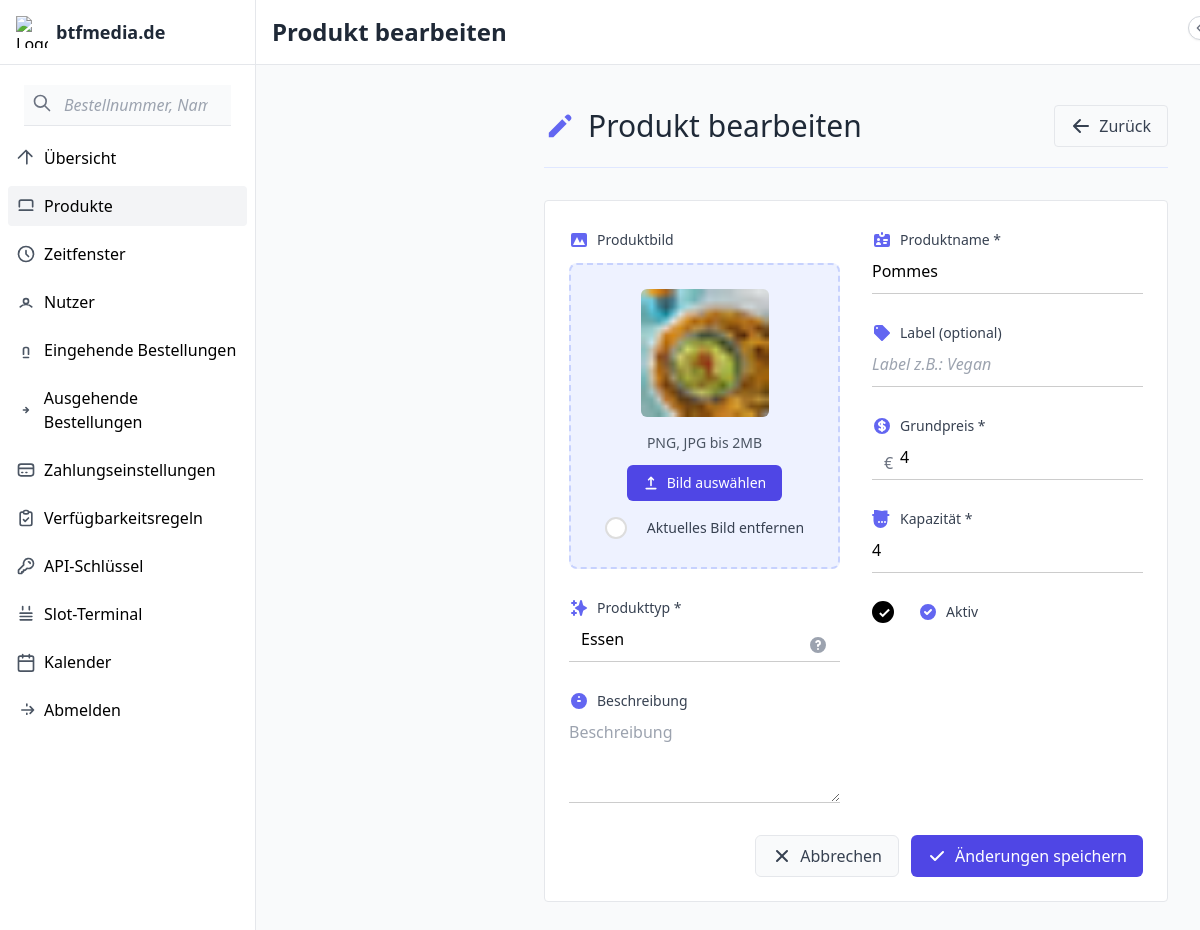
The page /admin/products/3/edit (signed in) on the database its author committed.
### tables this page shows
CREATE TABLE product_classes (
    id INTEGER PRIMARY KEY AUTOINCREMENT,
    name TEXT NOT NULL,
    description TEXT,
    base_price DECIMAL(10,2) NOT NULL,
    capacity INTEGER NOT NULL,
    image_url TEXT,
    label TEXT,
    product_type TEXT NOT NULL,
    active BOOLEAN NOT NULL DEFAULT 1,
    deleted BOOLEAN NOT NULL DEFAULT 0,
    created TIMESTAMP NOT NULL DEFAULT CURRENT_TIMESTAMP
, min_production_time INTEGER DEFAULT 0, min_preparation_time INTEGER DEFAULT 0, default_stock INTEGER DEFAULT 0);

### app.py (the view, shortened to what this page needs)
@app.route('/admin/products/<int:id>/edit', methods=['GET', 'POST'])
@login_required
def edit_product_class(id):
    if current_user.role != 'admin':
        return redirect(url_for('index'))
    conn = get_db_connection()
    product_class = conn.execute('SELECT * FROM product_classes WHERE id = ?', (id,)).fetchone()
    if not product_class:
        conn.close()
        flash('Product not found', 'error')
        return redirect(url_for('manage_products'))
    conn.close()
    return render_template('admin/edit_product_class.html', product_class=product_class)

### app.py (called while the page is built)
@app.before_request
def restrict_debug_routes():
    if request.endpoint in ['search'] and not current_user.is_authenticated:
        return redirect(url_for('login'))
    if request.endpoint == 'search' and current_user.role != 'admin':
        flash("Zugriff verweigert", 'error')
        return redirect(url_for('index'))

def get_db_connection():
    conn = sqlite3.connect(app.config['DATABASE'])
    conn.row_factory = sqlite3.Row
    return conn

@login_manager.user_loader
def load_user(user_id):
    return User.get(user_id)

def check_reminders():
    now = datetime.now()
    reminder_time = now + timedelta(minutes=15)
    reminder_time_str = reminder_time.strftime('%Y-%m-%d %H:%M')
    conn = get_db_connection()
    orders = conn.execute('''
        SELECT * FROM orders
        WHERE status NOT IN ('completed', 'cancelled')
        AND datetime(pickup_date || ' ' || pickup_time)
            BETWEEN datetime(?) AND datetime(?, '+1 minute')
        AND reminder_sent = 0
    ''', (reminder_time_str, reminder_time_str)).fetchall()
    for order in orders:
        send_pickup_reminder(order)
        conn.execute('UPDATE orders SET reminder_sent = 1 WHERE id = ?', (order['id'],))
    conn.commit()
    conn.close()

@app.before_request
def before_every_request():
    check_reminders()

    @staticmethod
    def get(user_id):
        conn = get_db_connection()
        user = conn.execute('SELECT * FROM users WHERE id = ?', (user_id,)).fetchone()
        conn.close()
        if user:
            return User(user['id'], user['username'], user['password'], user['role'])
        return None

### templates/admin/edit_product_class.html (shortened to what this page needs)
{% extends 'admin/base.html' %}
{% block header %}Produkt bearbeiten{% endblock %}
{% block content %}
<div class="container mx-auto px-4 py-6">
    <div class="flex flex-wrap items-center justify-between mb-8 border-b border-indigo-100 pb-5">
        <div class="flex items-center space-x-3">
            <svg xmlns="http://www.w3.org/2000/svg" class="h-8 w-8 text-indigo-500" viewBox="0 0 20 20" fill="currentColor">
                <path d="M13.586 3.586a2 2 0 112.828 2.828l-.793.793-2.828-2.828.793-.793zM11.379 5.793L3 14.172V17h2.828l8.38-8.379-2.83-2.828z" />
            </svg>
            <h1 class="text-3xl font-light text-gray-800">Produkt bearbeiten</h1>
        </div>
        <a href="{{ url_for('manage_products') }}" class="flex items-center bg-gray-50 hover:bg-gray-100 text-gray-700 px-4 py-2 rounded transition duration-150 border border-gray-200">
            <svg xmlns="http://www.w3.org/2000/svg" class="h-5 w-5 mr-2" viewBox="0 0 20 20" fill="currentColor">
                <path fill-rule="evenodd" d="M9.707 16.707a1 1 0 01-1.414 0l-6-6a1 1 0 010-1.414l6-6a1 1 0 011.414 1.414L5.414 9H17a1 1 0 110 2H5.414l4.293 4.293a1 1 0 010 1.414z" clip-rule="evenodd" />
            </svg>
            Zurück
        </a>
    </div>
    <div class="bg-white border border-gray-200 rounded overflow-hidden">
        <form method="post" enctype="multipart/form-data" class="p-6">
            <div class="grid grid-cols-1 md:grid-cols-2 gap-8">
                <div class="space-y-6">
                    <div>
                        <label class="block text-sm font-medium text-gray-700 mb-2 flex items-center">
                            <svg xmlns="http://www.w3.org/2000/svg" class="h-5 w-5 mr-2 text-indigo-500" viewBox="0 0 20 20" fill="currentColor">
                                <path fill-rule="evenodd" d="M4 3a2 2 0 00-2 2v10a2 2 0 002 2h12a2 2 0 002-2V5a2 2 0 00-2-2H4zm12 12H4l4-8 3 6 2-4 3 6z" clip-rule="evenodd" />
                            </svg>
                            Produktbild
                        </label>
                        <div class="border-2 border-dashed border-indigo-200 rounded-lg p-6 text-center bg-indigo-50 hover:bg-indigo-100 transition-colors">
                            {% if product_class.image_url %}
                            <div class="mb-4">
                                <img src="{{ url_for('static', filename=product_class.image_url) }}" alt="{{ product_class.name }}" class="h-32 mx-auto object-cover rounded-md">
                            </div>
                            {% endif %}
                            <p class="text-sm text-gray-600 mb-3">PNG, JPG bis 2MB</p>
                            <label for="image" class="cursor-pointer inline-flex items-center px-4 py-2 bg-indigo-600 text-white text-sm rounded-md hover:bg-indigo-700 transition">
                                Bild auswählen
                            </label>
                            {% if product_class.image_url %}
                            <div class="mt-3 flex items-center justify-center">
                                <input id="remove_image" name="remove_image" type="checkbox" class="h-4 w-4 text-indigo-600 border-gray-300 rounded focus:ring-indigo-500">
                                <label for="remove_image" class="ml-2 text-sm text-gray-700">Aktuelles Bild entfernen</label>
                            </div>
                            {% endif %}
                        </div>
                    </div>
                    <div>
                        <label for="product_type" class="block text-sm font-medium text-gray-700 mb-1 flex items-center">
                            Produkttyp *
                        </label>
                        <div class="relative">
                            <input type="text" id="product_type" name="product_type" value="{{ product_class.product_type }}" required
                                   class="block w-full rounded-md border-gray-300 pl-3 pr-10 focus:border-indigo-500 focus:ring-indigo-500"
                                   placeholder="z. B. Torte, E-Book, Beratung">
                            <div class="pointer-events-none absolute inset-y-0 right-0 flex items-center px-3 text-gray-400">
                            </div>
                        </div>
                    </div>
                    <div>
                        <label for="description" class="block text-sm font-medium text-gray-700 mb-1 flex items-center">
                            <svg xmlns="http://www.w3.org/2000/svg" class="h-5 w-5 mr-2 text-indigo-500" viewBox="0 0 20 20" fill="currentColor">
                                <path fill-rule="evenodd" d="M18 10a8 8 0 11-16 0 8 8 0 0116 0zm-7-4a1 1 0 11-2 0 1 1 0 012 0zM9 9a1 1 0 000 2h2a1 1 0 100-2H9z" clip-rule="evenodd" />
                            </svg>
                            Beschreibung
                        </label>
                        <textarea placeholder="Beschreibung" id="description" name="description" rows="3" class="block w-full rounded-md border-gray-300 focus:border-indigo-500 focus:ring-indigo-500">{{ product_class.description }}</textarea>
                    </div>
                </div>
                <div class="space-y-6">
                    <div>
                        <label for="name" class="block text-sm font-medium text-gray-700 mb-1 flex items-center">
                            Produktname *
                        </label>
                        <input placeholder="Name" type="text" id="name" name="name" value="{{ product_class.name }}" required class="block w-full rounded-md border-gray-300 focus:border-indigo-500 focus:ring-indigo-500">
                    </div>
                    <div>
                        <label for="label" class="block text-sm font-medium text-gray-700 mb-1 flex items-center">
                            Label (optional)
                        </label>
                        <input placeholder="Label z.B.: Vegan" type="text" id="label" name="label" value="{{ product_class.label }}" class="block w-full rounded-md border-gray-300 focus:border-indigo-500 focus:ring-indigo-500">
                    </div>
                    <div>
                        <label for="base_price" class="block text-sm font-medium text-gray-700 mb-1 flex items-center">
                            Grundpreis *
                        </label>
                        <div class="relative">
                            <span class="absolute inset-y-0 left-0 pl-3 flex items-center text-gray-500">€</span>
                            <input placeholder="Preis in Euro" type="number" step="0.01" id="base_price" name="base_price" value="{{ product_class.base_price }}" required class="pl-7 block w-full rounded-md border-gray-300 focus:border-indigo-500 focus:ring-indigo-500">
                        </div>
                    </div>
                    <div>
                        <label for="capacity" class="block text-sm font-medium text-gray-700 mb-1 flex items-center">
                            Kapazität *
                        </label>
                        <input placeholder="Kapazitätspunkte" type="number" id="capacity" name="capacity" min="1" value="{{ product_class.capacity }}" required class="block w-full rounded-md border-gray-300 focus:border-indigo-500 focus:ring-indigo-500">
                    </div>
                    <div class="flex items-center mt-2">
                        <div class="flex items-center h-5">
                            <input type="checkbox" name="active" id="active" class="h-5 w-5 text-indigo-600 focus:ring-indigo-500 border-gray-300 rounded" {% if product_class.active %}checked{% endif %}>
                        </div>
                        <label for="active" class="ml-3 text-sm text-gray-700 font-medium flex items-center">
                            <svg xmlns="http://www.w3.org/2000/svg" class="h-5 w-5 mr-2 text-indigo-500" viewBox="0 0 20 20" fill="currentColor">
                                <path fill-rule="evenodd" d="M10 18a8 8 0 100-16 8 8 0 000 16zm3.707-9.293a1 1 0 00-1.414-1.414L9 10.586 7.707 9.293a1 1 0 00-1.414 1.414l2 2a1 1 0 001.414 0l4-4z" clip-rule="evenodd" />
                            </svg>
                            Aktiv
                        </label>
                    </div>
                </div>
            </div>
            <div class="mt-8 flex justify-end gap-3">
                <a href="{{ url_for('manage_products') }}" class="flex items-center bg-gray-50 hover:bg-gray-100 px-4 py-2 rounded-md text-gray-700 transition border border-gray-200">
                    Abbrechen
                </a>
                <button type="submit" class="flex items-center bg-indigo-600 hover:bg-indigo-700 px-4 py-2 rounded-md text-white transition">
                    <svg xmlns="http://www.w3.org/2000/svg" class="h-5 w-5 mr-2" viewBox="0 0 20 20" fill="currentColor">
                        <path fill-rule="evenodd" d="M16.707 5.293a1 1 0 010 1.414l-8 8a1 1 0 01-1.414 0l-4-4a1 1 0 011.414-1.414L8 12.586l7.293-7.293a1 1 0 011.414 0z" clip-rule="evenodd" />
                    </svg>
                    Änderungen speichern
                </button>
            </div>
        </form>
    </div>
</div>
{% endblock %}

### templates/admin/base.html (style rules this page uses)
input[type="text"] { border-bottom: 1px solid #ccc !important; padding-bottom: 10px !important; border-radius: 0px !important; place-content: "Text"; outline: none; font-size: 1.0rem; }
textarea { border-bottom: 1px solid #ccc !important; padding-bottom: 10px !important; border-radius: 0px !important; place-content: "Text"; outline: none; font-size: 0.8rem; }
input[type="number"] { border-bottom: 1px solid #ccc !important; padding-bottom: 10px !important; border-radius: 0px !important; outline: none; font-size: 1.0rem; }
input::placeholder { color: gray; font-style: italic; }
input[type="checkbox"] { -webkit-appearance: none; -moz-appearance: none; appearance: none; position: relative; width: 22px; height: 22px; border: 2px solid #ddd; border-radius: 4px; background-color: white; margin-right: 12px; vertical-align: middle; cursor: pointer; transition: all 0.2s ease-in-out; outline: none; }
input[type="checkbox"]:checked { background-color: black; border-color: black; }
input[type="checkbox"]:checked::after { content: ""; position: absolute; left: 8px; top: 4px; width: 5px; height: 10px; border: solid white; border-width: 0 2px 2px 0; transform: rotate(45deg); animation: check-animation 0.3s cubic-bezier(0.68, -0.55, 0.27, 1.55) forwards; }
input[type="checkbox"].rounded { border-radius: 50%; }
label { display: flex; align-items: center; cursor: pointer; padding: 5px 0; user-select: none; }

### rows shown on the page
product_classes: image_url (picture), product_type "Essen", name "Pommes", base_price "4", capacity "4", active "☑"
